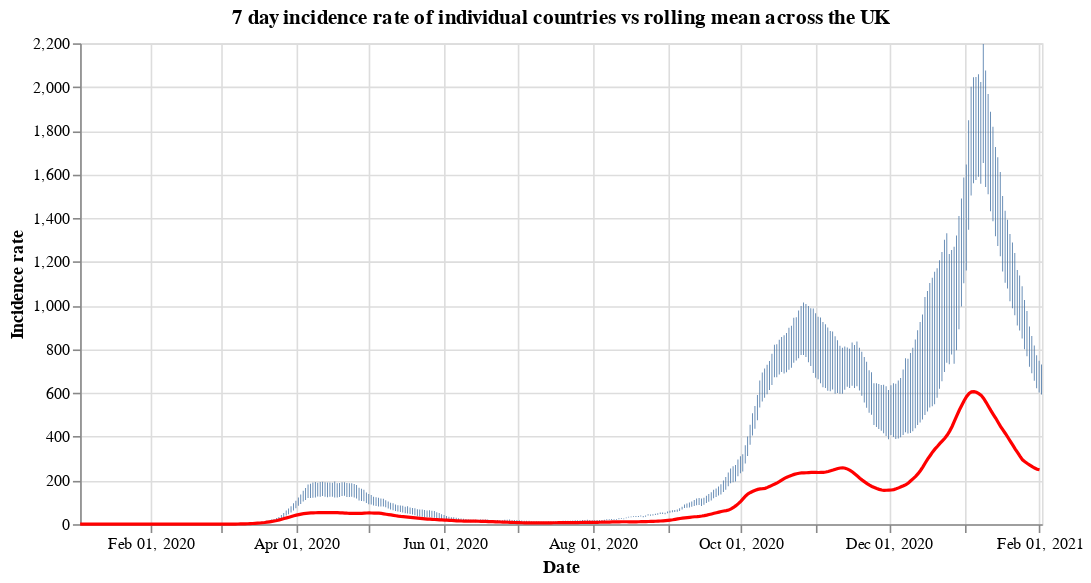

Notebook cell for this chart:
### Code cell
#collapse
countries = uk_cases['areaName'].unique()
countries.sort()

selection = alt.selection_single(
    name='Select',
    fields=['areaName'],
    init={'areaName': 'Wales'},
    bind={'areaName': alt.binding_select(options=countries)}
)

# scatter plot, modify opacity based on selection
bars = alt.Chart(uk_cases).mark_bar().add_selection(
    selection
).encode(
    x=alt.X("yearmonthdate(date):T", axis=alt.Axis(title='Date')),
    y=alt.Y("weeklyCasesRate:Q", axis=alt.Axis(title='Incidence rate')),
    tooltip='weeklyCasesRate:Q',
    opacity=alt.condition(selection, alt.value(1), alt.value(0))
).properties(title=f'7 day incidence rate of individual countries vs rolling mean across the UK', width=600)

line = alt.Chart(overview_cases).mark_line(
    color='red',
    size=2,
).transform_window(
    rolling_mean='mean(weeklyCasesRate)',
    frame=[0, 7]
).encode(
    x='yearmonthdate(date):T',
    y='rolling_mean:Q'
)

alt.layer(bars, line)

### Figure 1 — Vega-Lite specification as saved in the notebook (floating-point values rounded to 4 significant figures; data arrays with more than 128 entries replaced by an {"elided": "..."} marker saying what was removed)
{"config": {"view": {"continuousWidth": 400, "continuousHeight": 300}}, "layer": [{"data": {"name": "data-34921d64fce6bd3c29446df5cdc6f5b5"}, "mark": "bar", "encoding": {"opacity": {"condition": {"value": 1, "selection": "Select"}, "value": 0}, "tooltip": {"type": "quantitative", "field": "weeklyCasesRate"}, "x": {"type": "temporal", "axis": {"title": "Date"}, "field": "date", "timeUnit": "yearmonthdate"}, "y": {"type": "quantitative", "axis": {"title": "Incidence rate"}, "field": "weeklyCasesRate"}}, "selection": {"Select": {"type": "single", "fields": ["areaName"], "init": {"areaName": "Wales"}, "bind": {"areaName": {"input": "select", "options": ["England", "Northern Ireland", "Scotland", "Wales"]}}}}, "title": "7 day incidence rate of individual countries vs rolling mean across the UK", "width": 600}, {"data": {"name": "data-a405934ce532e65adb2775fb8ef37906"}, "mark": {"type": "line", "color": "red", "size": 2}, "encoding": {"x": {"type": "temporal", "field": "date", "timeUnit": "yearmonthdate"}, "y": {"type": "quantitative", "field": "rolling_mean"}}, "transform": [{"window": [{"op": "mean", "field": "weeklyCasesRate", "as": "rolling_mean"}], "frame": [0, 7]}]}], "$schema": "https://vega.github.io/schema/vega-lite/v4.8.1.json", "datasets": {"data-34921d64fce6bd3c29446df5cdc6f5b5": {"elided": "1584 records"}, "data-a405934ce532e65adb2775fb8ef37906": {"elided": "396 records"}}}
